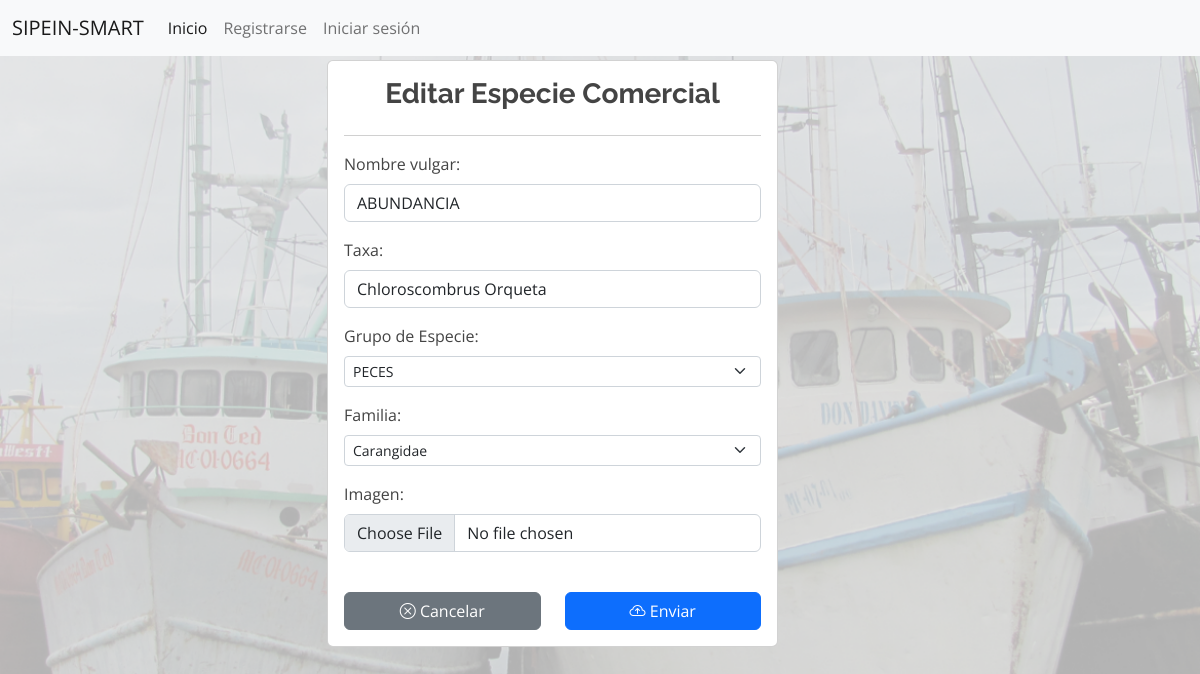
Screenshot of /especies/editar/106 with the database file from the repository.
### industrial/models.py (models this page shows, shortened)
class Especie(models.Model):
    nombre_vulgar = models.CharField(max_length=100, verbose_name='Nombre vulgar')
    nombre_taxa = models.CharField(max_length=100, unique=True, verbose_name='Taxa')
    grupo_id = models.PositiveSmallIntegerField(choices=GRUPO_ESPECIE, verbose_name='Grupo de Especie')
    familia = models.ForeignKey(Familia, on_delete=models.CASCADE, verbose_name='Familia')
    imagen = models.ImageField(upload_to='imagenes/', verbose_name='Imagen', null=True, blank=True)
    class Meta:
        ordering = ['nombre_vulgar']

### industrial/views.py (the view, shortened to what this page needs)
# urls.py: path('especies/editar/<int:id>', views.editar_especie, name='editar_especies'),
def editar_especie(request, id):
    if request.method == 'GET':
        especie = get_object_or_404(Especie, pk=id)
        form = FormEspecie(request.POST or None, request.FILES or None, instance=especie)
        return render(request, 'especies_editar.html',{
            'especie': especie,
            'form': form
        })

### industrial/forms.py
class FormEspecie(forms.ModelForm):
    class Meta:
        model = Especie
        fields = ['nombre_vulgar', 'nombre_taxa', 'grupo_id', 'familia', 'imagen']
        widgets = {
            'nombre_vulgar': forms.TextInput(attrs={'class': 'form-control', 'placeholder': 'Nombre de la Especie', 'autofocus': 'True'}),
            'nombre_taxa': forms.TextInput(attrs={'class': 'form-control', 'placeholder': 'Nombre de la Taxa'}),
            'grupo_id': forms.Select(attrs={'class': 'form-select form-select-sm'}),
            'familia': forms.Select(attrs={'class': 'form-select form-select-sm'}),
            'imagen': forms.FileInput(attrs={'class': 'form-control'}),
        }

### industrial/models.py (called while the page is built)
    def __str__(self):
        return self.nombre

### industrial/templates/especies_editar.html (shortened to what this page needs)
{% extends 'base.html' %}
{% block contenido %}
<main class="container">
    <div class="row">
        <div class="col-md-8 col-lg-5 offset-md-3 mt-1">
            <div>
                <form method="POST" class="card card-body" enctype="multipart/form-data">
                    <h3 class="text-center"><strong>Editar Especie Comercial</strong></h3>
                    <hr>
                    {{form.as_p}}
                    <div class="row">
                        <div class="col d-grid gap-2 col-6 mx-auto">
                            <a name="" id="" class="btn btn-secondary" href="{% url 'listar_especies' %}" role="button">
                                <i class="bi bi-x-circle"></i>&nbsp;Cancelar</a>
                        </div>
                        <div class="col d-grid gap-2 col-6 mx-auto">
                            <button class="btn btn-primary"><i class="bi bi-cloud-arrow-up"></i>&nbsp;Enviar</button>
                        </div>
                    </div>
                </form>
            </div>
        </div>
    </div>
</main>
{% endblock %}

### industrial/static/css/custom.css (style rules this page uses)
body { background-image: url(../img/fondo.png); background-repeat: no-repeat; background-size: cover; }

### industrial/static/css/style.css (style rules this page uses)
body { font-family: "Open Sans", sans-serif; color: #444444; }
a { color: #2487ce; text-decoration: none; }
h1, h2, h3, h4, h5, h6 { font-family: "Raleway", sans-serif; }

### rows the page displays
Especie: nombre_vulgar "ABUNDANCIA", nombre_taxa "Chloroscombrus Orqueta", grupo_id "PECES", familia "Carangidae"
